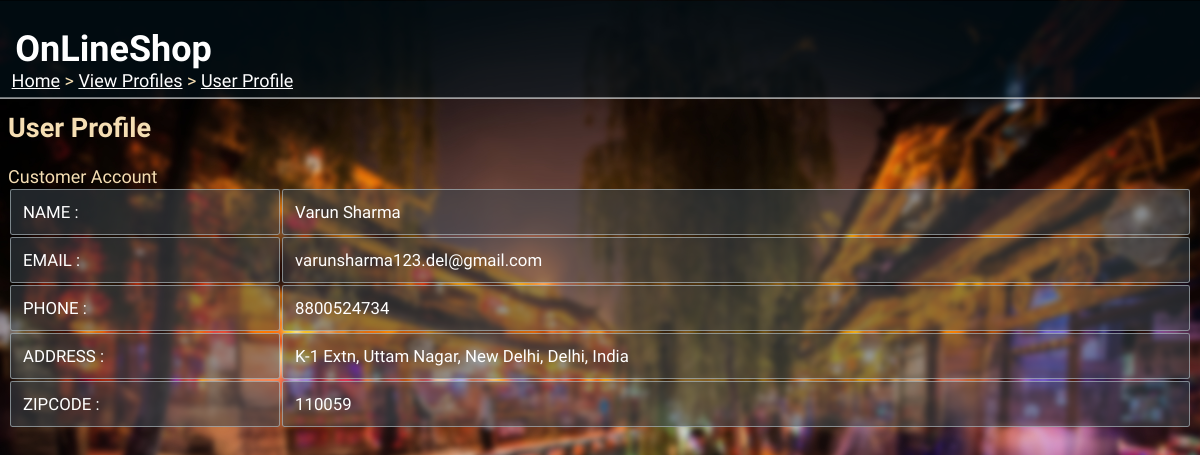
/viewprofile/CID0000001/ (signed in), run on an earlier commit of the app's database.
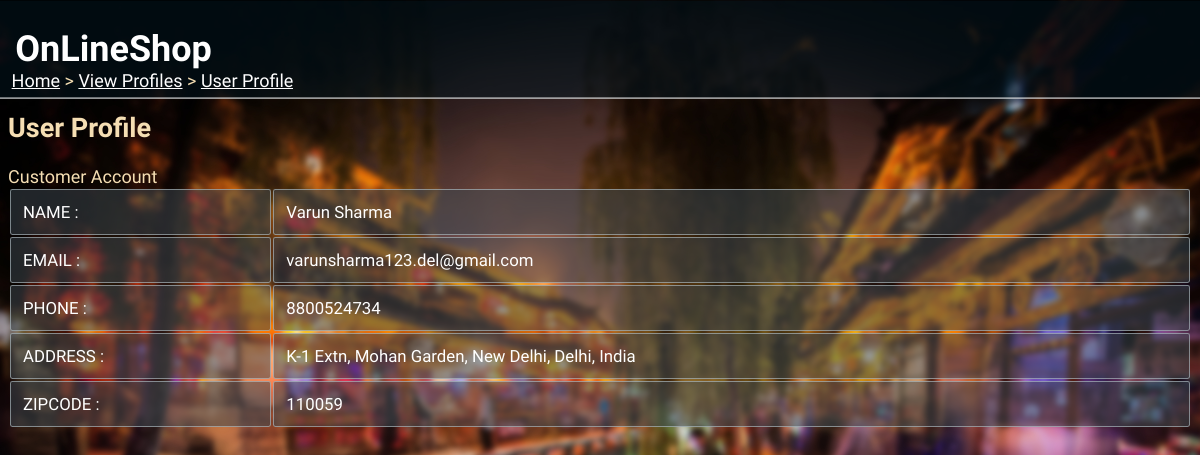
And on a later commit of the database.
### tables this page shows
CREATE TABLE customer(
custID varchar(10) PRIMARY KEY,
name varchar(30) NOT NULL,
email varchar(30) UNIQUE,
phone varchar(13) NOT NULL,
area varchar(20) NOT NULL,
locality varchar(20) NOT NULL,
city varchar(20) NOT NULL,
state varchar(20) NOT NULL,
country varchar(20) NOT NULL,
zipcode varchar(6) NOT NULL,
password varchar(20) NOT NULL);

### __init__.py (the view)
@app.route("/viewprofile/<id>/")
def view_profile(id):
    if 'userid' not in session:
        return redirect(url_for('home'))
    userid = session["userid"]
    type = session["type"]
    my = True if userid==id else False
    if not my: profile_type = "Customer" if type=="Seller" else "Seller"
    else: profile_type = type
    det, categories = fetch_details(id, profile_type)   #details
    if len(det)==0:
        abort(404)
    det = det[0]
    return render_template("view_profile.html",
                            type=profile_type,
                            name=det[1],
                            email=det[2],
                            phone=det[3],
                            area=det[4],
                            locality=det[5],
                            city=det[6],
                            state=det[7],
                            country=det[8],
                            zip=det[9],
                            category=(None if profile_type=="Customer" else categories),
                            my=my)

### dbaccess.py (called while the page is built)
def fetch_details(userid, type):
    conn = sqlite3.connect("onlineshop.db")
    cur = conn.cursor()
    if type=="Customer":
        a = cur.execute("SELECT * FROM customer WHERE custID=?", (userid,))
        a = list(a)
        b = []
    elif type=="Seller":
        a = cur.execute("SELECT * FROM seller WHERE sellID=?", (userid,))
        a = list(a)
        b = cur.execute("SELECT DISTINCT(category) from product WHERE sellID=?", (userid,))
        b = [i[0] for i in b ]
    conn.close()
    return a, b

### templates/view_profile.html (shortened to what this page needs)
<html>
    <head>
        <link rel="stylesheet" href="{{url_for('static', filename='main.css')}}">
      </head>
<body>
    <div class="sticky">
        <h1>OnLineShop</h1>
    </div>
  <div class="nav">
    <p><a href="/">Home</a> > <a href="/viewprofile/">View Profiles</a> > <a href="">User Profile</a></p>
  </div>
  <h2>User Profile</h2>
  {{type}} Account
  <table>
    <tr>
      <td>NAME :</td><td>{{name}}</td>
    </tr>
    <tr>
      <td>EMAIL :</td><td>{{email}}</td>
    </tr>
    <tr>
      <td>PHONE :</td><td>{{phone}}</td>
    </tr>
    <tr>
      <td>ADDRESS :</td><td>{{area}}, {{locality}}, {{city}}, {{state}}, {{country}}</td>
    </tr>
    <tr>
      <td>ZIPCODE :</td><td>{{zip}}</td>
    </tr>
  </table>
</body>
</html>

What changed in the data, as far as the page shows it:
changed customer "Varun Sharma": locality "Uttam Nagar" → "Mohan Garden"
